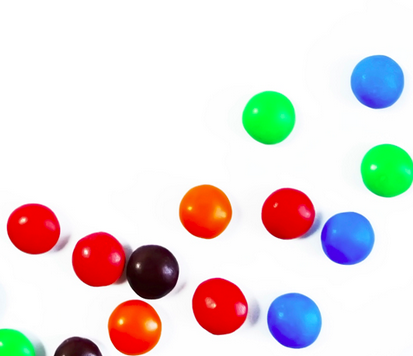
#> input picture openCV/data/smarties.png, 413 x 356 px
$ python morphological_transformation.py
#> lines starting #> are read from the running program, lines starting #| are printed output that depends on the picture; after the words box and inside, x2 and y2 are one past the last pixel; in counts of white or black regions, pixels touching at a corner belong together
import cv2
import matplotlib.pyplot as plt
import numpy as np

img = cv2.imread(r'data/smarties.png',cv2.IMREAD_GRAYSCALE)
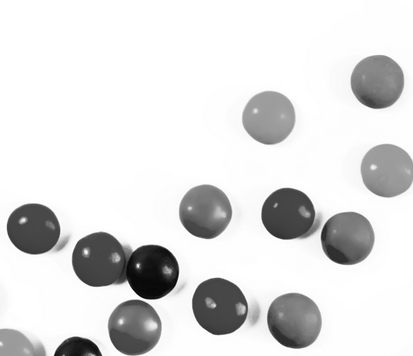
#> img: shape (356, 413); min 4, max 255, mean 222.6
_,mask = cv2.threshold(img,220,255,cv2.THRESH_BINARY)
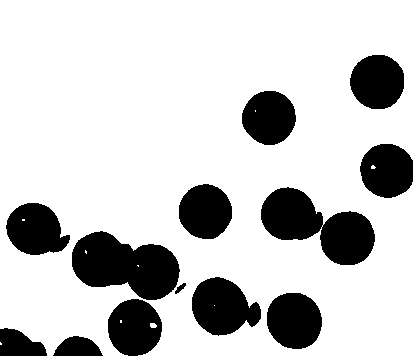
#> mask: shape (356, 413); 79.1% white; 13 black regions, largest, box (x1, y1, x2, y2) and area: (72, 231, 180, 300) 4953, (261, 187, 375, 265) 4823, (192, 277, 261, 336) 2806
# masking is not needed for binary image
kernel = np.ones((2,3),np.uint8)

dilation = cv2.dilate(mask,kernel,iterations = 2)
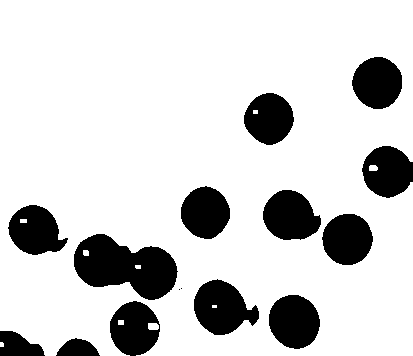
#> dilation: shape (356, 413); 82.1% white; 15 black regions (2 under 20 px), largest, box (x1, y1, x2, y2) and area: (74, 234, 178, 300) 4374, (194, 279, 259, 335) 2381, (263, 190, 321, 240) 2151
erosion = cv2.erode(mask,kernel,iterations=1)
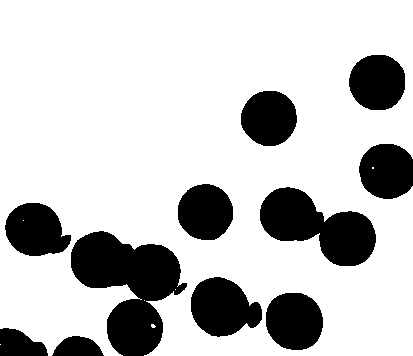
#> erosion: shape (356, 413); 77.7% white; 11 black regions, largest, box (x1, y1, x2, y2) and area: (71, 231, 187, 356) 7884, (260, 187, 376, 266) 5152, (191, 277, 262, 337) 3019
opening = cv2.morphologyEx(mask,cv2.MORPH_OPEN,kernel)
#> opening: shape (356, 413); 79.2% white; 12 black regions, largest, box (x1, y1, x2, y2) and area: (72, 232, 186, 301) 5021, (261, 188, 375, 266) 4839, (192, 278, 261, 337) 2812
closing = cv2.morphologyEx(mask,cv2.MORPH_CLOSE,kernel)
#> closing: shape (356, 413); 79.2% white; 13 black regions, largest, box (x1, y1, x2, y2) and area: (72, 232, 180, 301) 4953, (261, 189, 375, 266) 4819, (192, 278, 261, 336) 2801
mg = cv2.morphologyEx(mask,cv2.MORPH_GRADIENT,kernel)
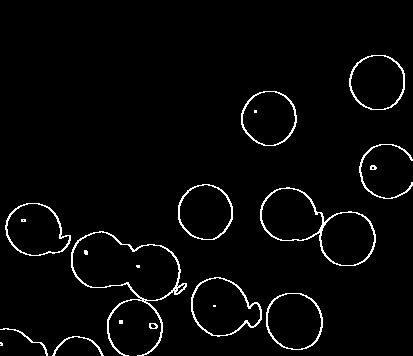
#> mg: shape (356, 413); 2.9% white in thin lines or dots, all inside (x1, y1, x2, y2) = (0, 55, 413, 356)
th = cv2.morphologyEx(mask,cv2.MORPH_TOPHAT,kernel)
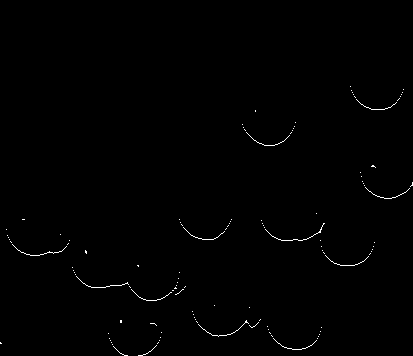
#> th: shape (356, 413); 0.51% white in thin lines or dots, all inside (x1, y1, x2, y2) = (0, 86, 413, 356)
bh = cv2.morphologyEx(mask,cv2.MORPH_BLACKHAT,kernel)
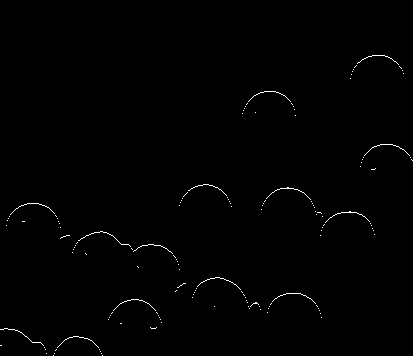
#> bh: shape (356, 413); 0.56% white in thin lines or dots, all inside (x1, y1, x2, y2) = (0, 55, 413, 356)


titles = ['image','mask','dilation','erosion','opening','closing','mg','th','bh']
images = [img,mask,dilation,erosion,opening,closing,mg,th,bh]

for i in range(9):
	plt.subplot(2,5,i+1),plt.imshow(images[i],'gray')
	plt.title(titles[i])
	plt.xticks(ticks=[]),plt.yticks(ticks=[])


plt.show()

$ run again, with openCV/data/chessboard.png copied over openCV/data/smarties.png
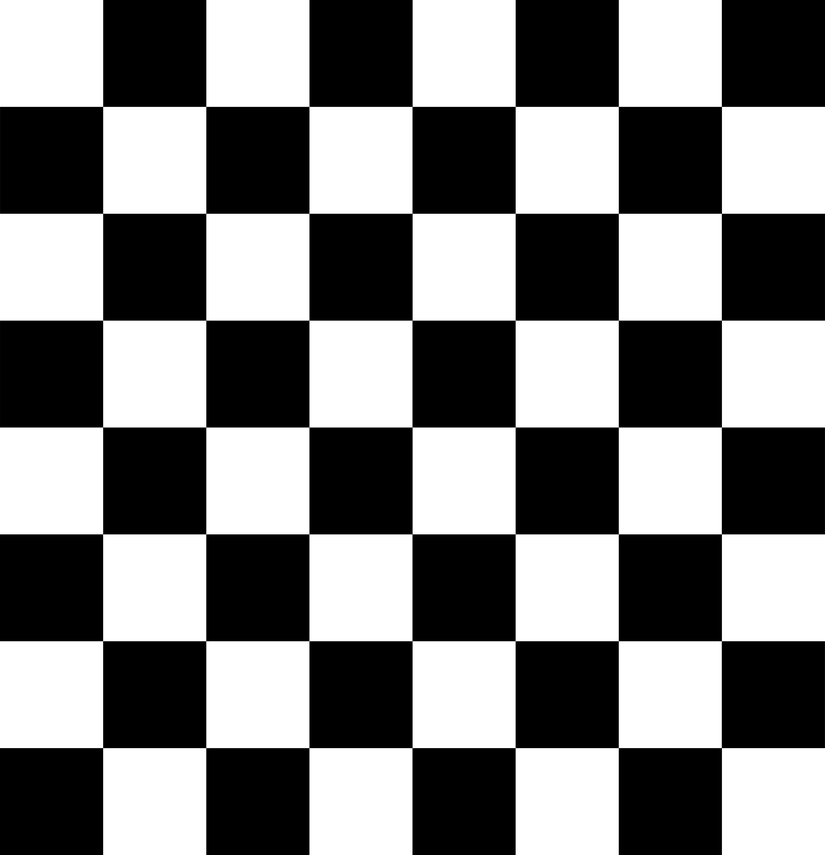
#> input picture openCV/data/chessboard.png, 825 x 855 px, shrunk from 3595 x 3723 before the run
#> img is the input picture: shape (855, 825); min 0, max 255, mean 127.5
#> `_,mask = cv2.threshold(img,220,255,cv2.THRESH_BINARY)`:
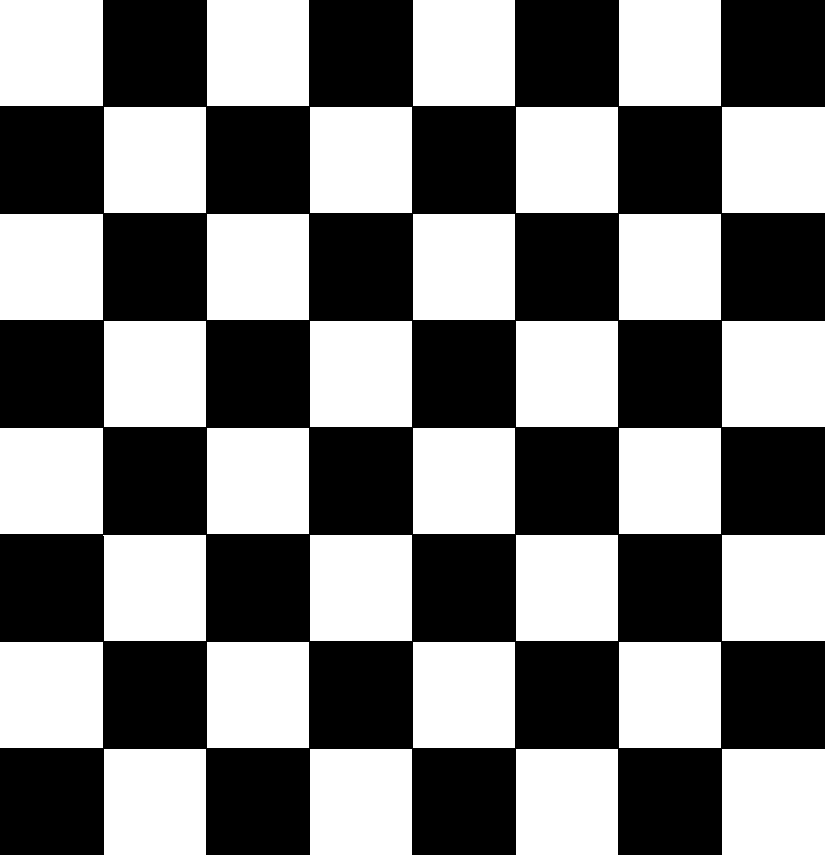
#> mask: shape (855, 825); 49.2% white; 32 white regions, largest, box (x1, y1, x2, y2) and area: (0, 0, 103, 106) 10918, (722, 107, 825, 213) 10918, (0, 214, 103, 320) 10918
#> dilation: shape (855, 825); 51.7% white; 32 black regions, largest, box (x1, y1, x2, y2) and area: (723, 0, 825, 107) 10914, (0, 108, 102, 214) 10812, (723, 215, 825, 321) 10812
#> erosion: shape (855, 825); 47.9% white; 32 white regions, largest, box (x1, y1, x2, y2) and area: (0, 0, 102, 106) 10812, (723, 108, 825, 213) 10710, (0, 215, 102, 320) 10710
#> opening: shape (855, 825); 49.2% white; 32 white regions, largest, box (x1, y1, x2, y2) and area: (0, 0, 103, 107) 11021, (722, 108, 825, 214) 10918, (0, 215, 103, 321) 10918
#> mg: shape (855, 825); 2.5% white in thin lines or dots
#> th: shape (855, 825); 0.41% white in thin lines or dots, all inside (x1, y1, x2, y2) = (0, 107, 825, 750)
#> `bh = cv2.morphologyEx(mask,cv2.MORPH_BLACKHAT,kernel)`:
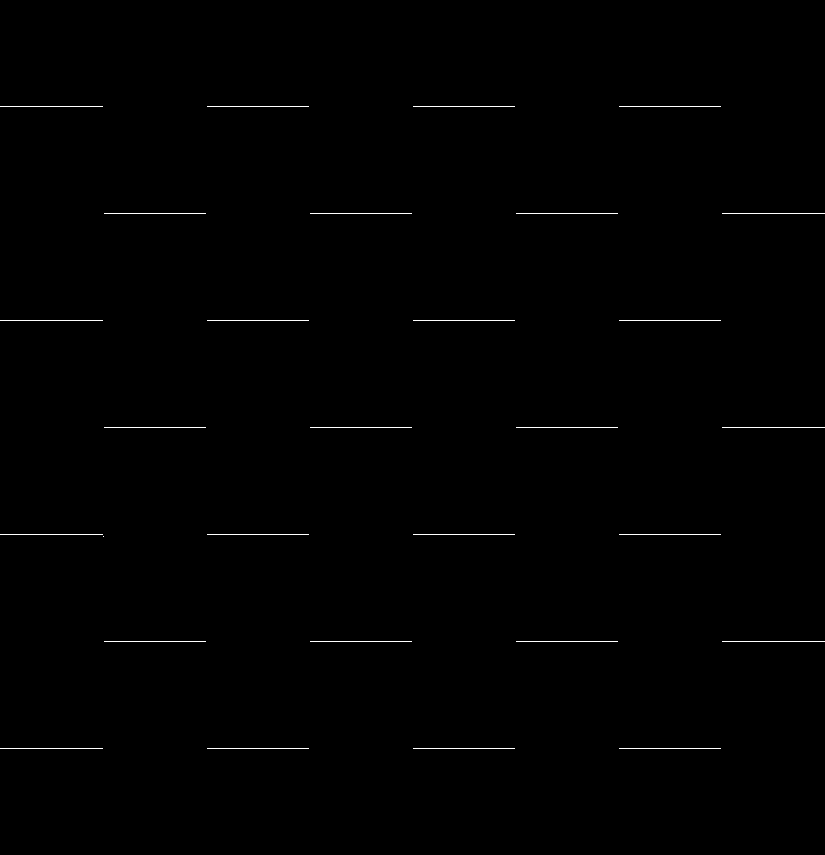
#> bh: shape (855, 825); 0.41% white in thin lines or dots, all inside (x1, y1, x2, y2) = (0, 106, 825, 749)
